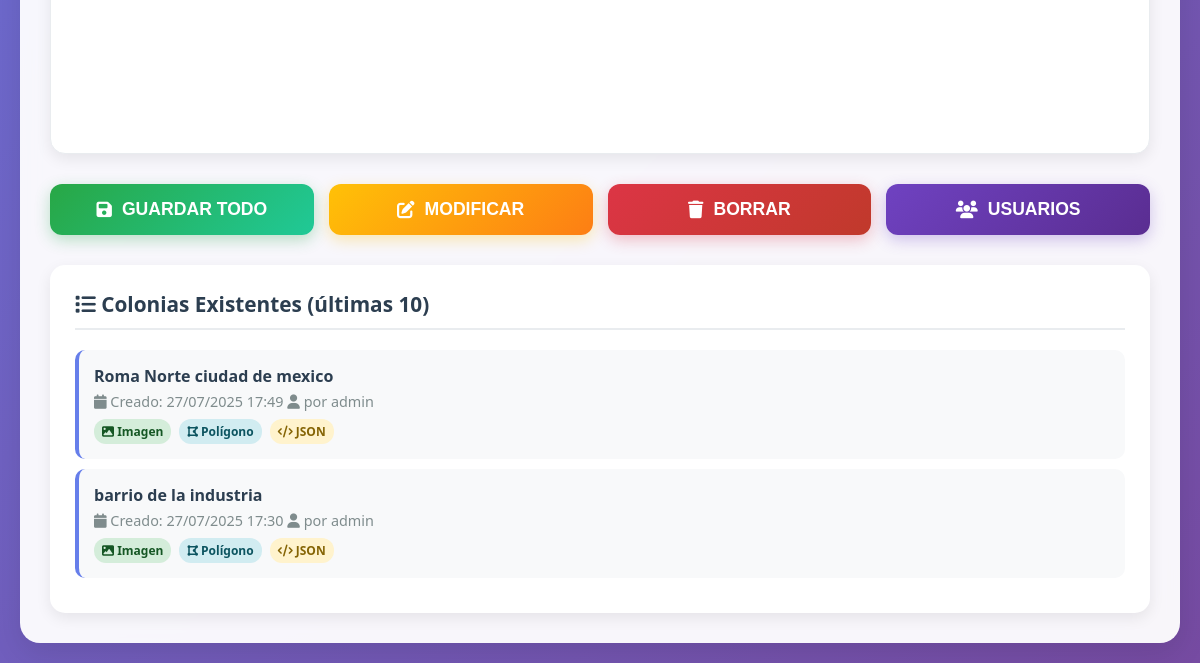
The page /accounts/admin_dashboard/ (signed in, lower part) on the database as committed earlier.
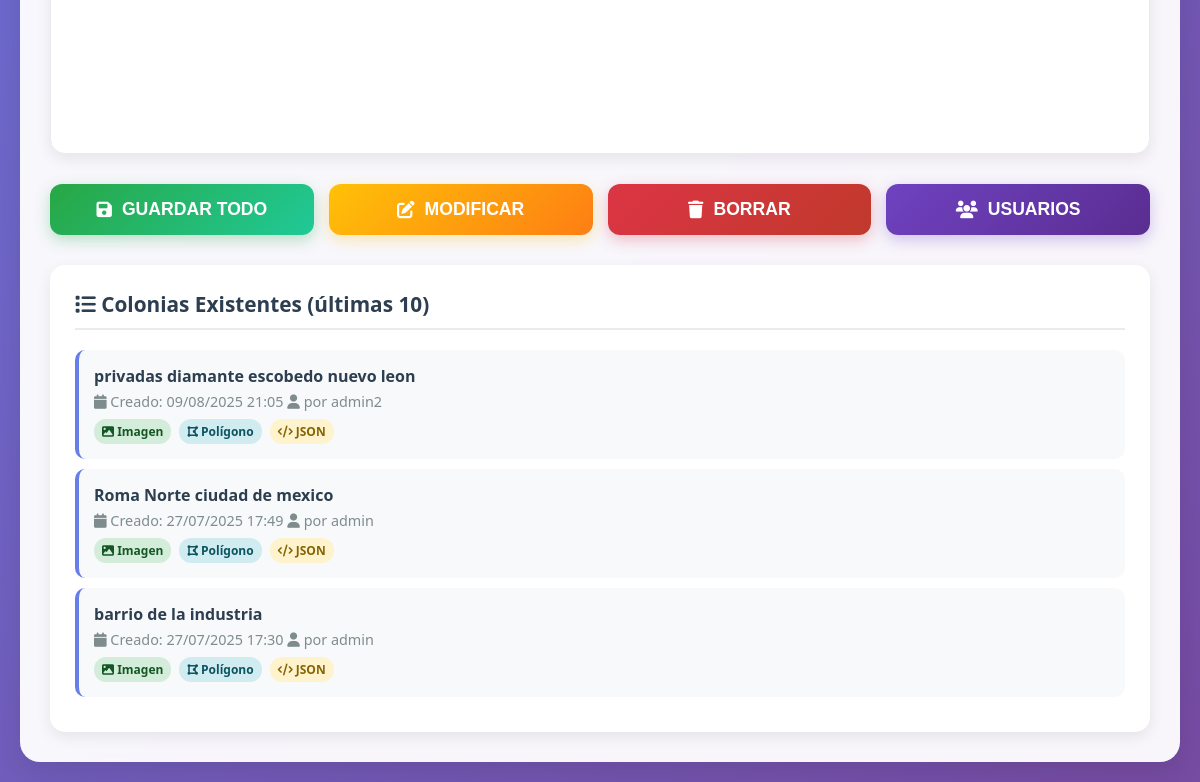
The same page on the database as committed later.
### core/models.py (models this page shows, shortened)
class ColoniaProcesada(models.Model):
    nombre = models.CharField(max_length=255, unique=True)
    nombre_normalizado = models.CharField(max_length=255, unique=True)
    imagen = models.ImageField(upload_to='colonias/imagenes/', null=True, blank=True)
    poligono_geojson = models.JSONField(null=True, blank=True)
    datos_json = models.JSONField(null=True, blank=True)
    configuracion = models.JSONField(null=True, blank=True)
    fecha_creacion = models.DateTimeField(auto_now_add=True)
    fecha_modificacion = models.DateTimeField(auto_now=True)
    creado_por = models.ForeignKey(settings.AUTH_USER_MODEL, on_delete=models.CASCADE, related_name='colonias_creadas')
    class Meta:
        verbose_name = "Colonia Procesada"
        verbose_name_plural = "Colonias Procesadas"
        ordering = ['-fecha_creacion']

### accounts/models.py (models this page shows, shortened)
class User(AbstractUser):
    ROLE_CHOICES = [
        ('admin', 'Admin'),
        ('staff', 'Staff'),
        ('employee', 'Employee'),
        ('researcher', 'Researcher'),
    ]
    role = models.CharField(max_length=20, choices=ROLE_CHOICES, default='employee')

### accounts/views.py (the view, shortened to what this page needs)
# urls.py: path('admin_dashboard/', admin_dashboard, name='admin_dashboard'),
@login_required
def admin_dashboard(request):
    if request.user.role != 'admin':
        return HttpResponseForbidden('Acceso denegado: No eres admin.')
    context = {}
    context['colonias_existentes'] = ColoniaProcesada.objects.all()[:10]
    return render(request, 'admin_dashboard.html', context)

### accounts/templates/admin_dashboard.html (shortened to what this page needs)
<!DOCTYPE html>
<html lang="es">
<head>
    <link rel="stylesheet" href="https://cdnjs.cloudflare.com/ajax/libs/font-awesome/6.4.0/css/all.min.css">
    <link rel="stylesheet" href="https://unpkg.com/leaflet@1.9.3/dist/leaflet.css"/>
    <link rel="stylesheet" href="https://cdn.jsdelivr.net/npm/leaflet-draw@1.0.4/dist/leaflet.draw.css"/>
</head>
<body>
<div class="admin-container">
    <div class="main-content">
        <form method="post" enctype="multipart/form-data" id="main-form">
            <div class="panel-row">
                <div class="panel">
                </div>
            </div>
            <div class="actions">
                <button type="submit" name="action" value="guardar" id="guardar-btn" class="action-btn btn-save">
                    <i class="fas fa-save"></i> GUARDAR TODO
                </button>
                <button type="submit" name="action" value="modificar" class="action-btn btn-modify">
                    <i class="fas fa-edit"></i> MODIFICAR
                </button>
                <button type="submit" name="action" value="borrar" class="action-btn btn-delete">
                    <i class="fas fa-trash"></i> BORRAR
                </button>
                <button type="submit" name="action" value="usuarios" class="action-btn btn-users">
                    <i class="fas fa-users"></i> USUARIOS
                </button>
            </div>
        </form>
        {% if colonias_existentes %}
        <div class="colonias-existentes">
            <div class="colonias-title">
                <i class="fas fa-list"></i> Colonias Existentes (últimas 10)
            </div>
            {% for colonia in colonias_existentes %}
            <div class="colonia-item" onclick="cargarColonia('{{ colonia.nombre }}')">
                <div class="colonia-name">{{ colonia.nombre }}</div>
                <div class="colonia-info">
                    <i class="fas fa-calendar"></i> Creado: {{ colonia.fecha_creacion|date:"d/m/Y H:i" }}
                    <i class="fas fa-user"></i> por {{ colonia.creado_por.username }}
                </div>
                <div class="status-indicators">
                    {% if colonia.imagen %}
                        <span class="status-indicator status-imagen">
                            <i class="fas fa-image"></i> Imagen
                        </span>
                    {% endif %}
                    {% if colonia.poligono_geojson %}
                        <span class="status-indicator status-poligono">
                            <i class="fas fa-draw-polygon"></i> Polígono
                        </span>
                    {% endif %}
                    {% if colonia.datos_json %}
                        <span class="status-indicator status-json">
                            <i class="fas fa-code"></i> JSON
                        </span>
                    {% endif %}
                </div>
            </div>
            {% endfor %}
        </div>
        {% endif %}
    </div>
</div>
</body>
</html>

### accounts/templates/admin_dashboard.html (style rules this page uses)
* { margin: 0; padding: 0; box-sizing: border-box; }
body { font-family: 'Segoe UI', Tahoma, Geneva, Verdana, sans-serif; background: linear-gradient(135deg, #667eea 0%, #764ba2 100%); min-height: 100vh; color: #2c3e50; }
.admin-container { min-height: 100vh; padding: 20px; }
.main-content { background: rgba(255, 255, 255, 0.95); backdrop-filter: blur(10px); border-radius: 20px; padding: 30px; box-shadow: 0 10px 30px rgba(0, 0, 0, 0.1); }
.panel-row { display: grid; grid-template-columns: 1fr 1fr; gap: 30px; margin-bottom: 30px; }
.panel { background: white; border-radius: 15px; padding: 20px; box-shadow: 0 5px 15px rgba(0, 0, 0, 0.08); border: 1px solid #e9ecef; min-height: 550px; }
.actions { display: grid; grid-template-columns: repeat(auto-fit, minmax(200px, 1fr)); gap: 20px; margin-top: 30px; }
.action-btn { padding: 15px 25px; font-size: 1.1rem; font-weight: 600; border: none; border-radius: 12px; cursor: pointer; transition: all 0.3s ease; display: flex; align-items: center; justify-content: center; gap: 10px; }
.btn-save { background: linear-gradient(135deg, #28a745 0%, #20c997 100%); color: white; box-shadow: 0 5px 15px rgba(40, 167, 69, 0.3); }
.btn-modify { background: linear-gradient(135deg, #ffc107 0%, #fd7e14 100%); color: white; box-shadow: 0 5px 15px rgba(255, 193, 7, 0.3); }
.btn-delete { background: linear-gradient(135deg, #dc3545 0%, #c0392b 100%); color: white; box-shadow: 0 5px 15px rgba(220, 53, 69, 0.3); }
.btn-users { background: linear-gradient(135deg, #6f42c1 0%, #5a2d91 100%); color: white; box-shadow: 0 5px 15px rgba(111, 66, 193, 0.3); }
.colonias-existentes { background: white; border-radius: 15px; padding: 25px; margin-top: 30px; box-shadow: 0 5px 15px rgba(0, 0, 0, 0.08); }
.colonias-title { font-size: 1.3rem; font-weight: 600; color: #2c3e50; margin-bottom: 20px; padding-bottom: 10px; border-bottom: 2px solid #e9ecef; }
.colonia-item { background: #f8f9fa; padding: 15px; margin-bottom: 10px; border-radius: 10px; border-left: 4px solid #667eea; cursor: pointer; transition: all 0.3s ease; }
.colonia-name { font-weight: 600; color: #2c3e50; margin-bottom: 5px; }
.colonia-info { font-size: 0.9rem; color: #7f8c8d; margin-bottom: 8px; }
.status-indicators { display: flex; gap: 8px; flex-wrap: wrap; }
.status-indicator { font-size: 0.75rem; padding: 4px 8px; border-radius: 12px; font-weight: 600; }
.status-imagen { background: #d4edda; color: #155724; }
.status-poligono { background: #d1ecf1; color: #0c5460; }
.status-json { background: #fff3cd; color: #856404; }
@media (max-width: 1200px) { .panel-row { grid-template-columns: 1fr; gap: 20px; } }
@media (max-width: 1200px) { .actions { grid-template-columns: repeat(auto-fit, minmax(200px, 1fr)); gap: 15px; } }

Rows that differ between the two databases and show on the page:
added ColoniaProcesada: nombre "privadas diamante escobedo nuevo leon", fecha_creacion "09/08/2025 21:05", creado_por.username "admin2", shows "Imagen", shows "Polígono", shows "JSON"
